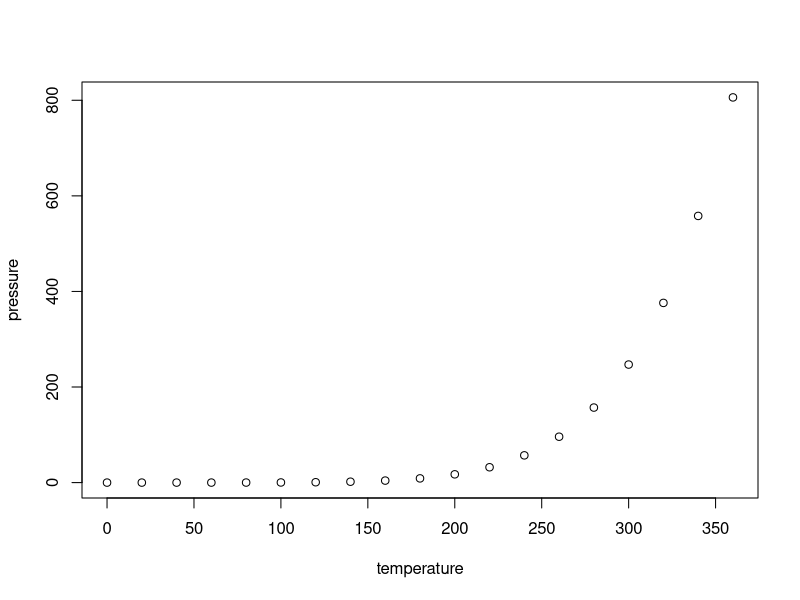
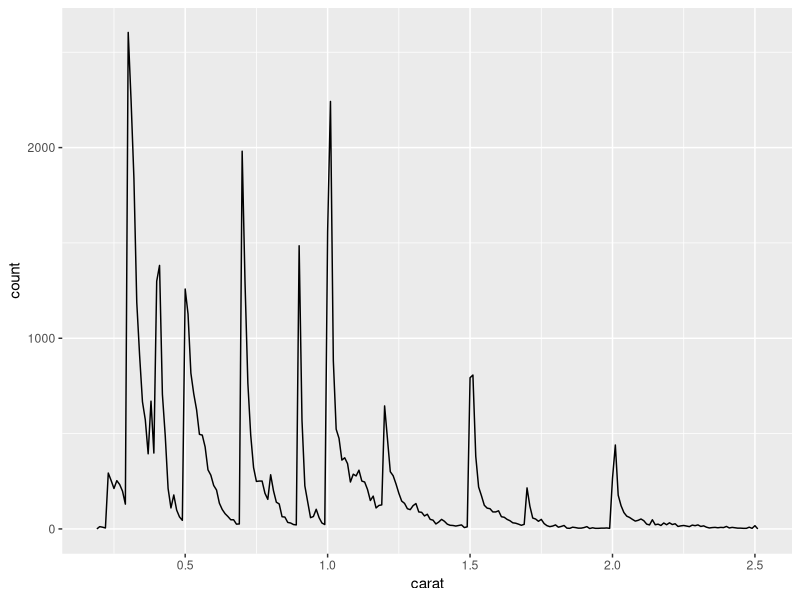

Write the R code that produced these figures, in order.
## ---- chunk 1
library(ggplot2)
library(dplyr)
smaller <- diamonds %>%
 filter(carat <= 2.5)
## ---- chunk 2
summary(cars)
## ---- chunk 3
plot(pressure)
## ---- chunk 4
smaller <- diamonds %>%
  filter(carat <= 2.5)

ggplot(smaller, aes(carat))+
  geom_freqpoly(binwidth = .01)
